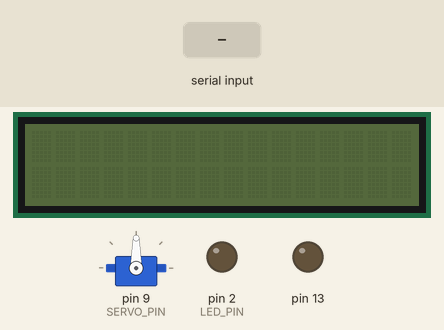
Bench run of a sketch on a simulated Arduino Uno, built with avr-gcc and run on an emulated ATmega328P. On the bench: servo, 16×2 character LCD, output pins drawn as LEDs (lit = HIGH). Dashed ring = blinking. Inputs (shaded band) come from the test bench. What the sketch prints to the serial monitor is not drawn.

Above: at 0.9 s.
1.0 s: "90,45\n" received over Serial
2.5 s: "30,150\n" received over Serial
At 3.8 s:
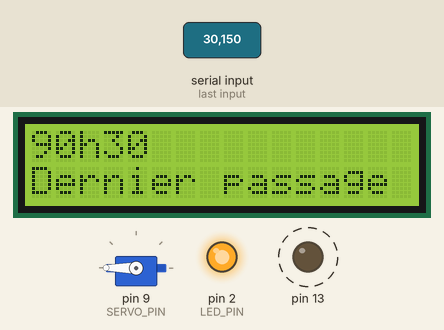
Timing chart, 0 to 11.5 s (numbered marks = the images above; inputs shaded):
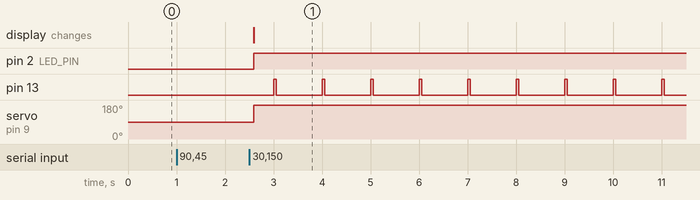

Measured:
- after the input at 1.0 s, every drawn part: stays the same
- after the input at 2.5 s, pin 2 (LED_PIN): LOW → HIGH after 0.09 s; pin 13: alternates HIGH for 0.05 s and LOW for 0.95 s, starting after 0.50 s; servo on pin 9 (SERVO_PIN): 90° → 180° after 0.09 s; the display: changes after 0.09 s (image 1)

The sketch:

projet.ino
```cpp
#include <Arduino.h>
#include <Servo.h>
#include <LiquidCrystal.h>


// declaration des pins des entrées/sorties
const int LED_PIN = 2;
const int SERVO_PIN = 9;
const int PHOTOCELL_PIN = A0;
const int BOUTON_PIN = 3;
LiquidCrystal lcd(12, 11, 7, 6, 5, 4);
Servo servoMoteur;

unsigned int tempsOn = 50;
unsigned int tempsOff = 950;
unsigned long tempsMemo = 0;
boolean commut = true;
boolean courrier = false; // indique la présence de courrier (true si présent, false sinon)
unsigned long tempsMs1;
unsigned long tempsMs2 = 0;
int heures;
int minutes;
int heuresPassage;
int minutesPassage;

/*
	fonction : initHorloge
	description : permet d'initialiser l'heure affiché sur l'écran à partir de la saisie sur la console
*/
void initHorloge(){
	Serial.println("Saisir heures (hh) : ");
    heures = saisieNombre();
    Serial.println("Entrer minutes (mm) : ");
    minutes = saisieNombre();
    Serial.println(String(heures) + ":" + String(minutes));
}


void initLCD() {
	lcd.clear();
	lcd.begin(16,2);
}


/*
	fonction : saisieNombre
	description : lit une valeur saisie dans la console et la retourne en tant qu'entier
*/
int saisieNombre() {
    String chaine = "";
    while(true) {
       while (Serial.available()) {
            delay(3);
            if (Serial.available() >0) {
              char c = Serial.read();
              chaine += c;
            }
       }

       if(chaine != "") {
            return chaine.toInt();
       }
    }
}


/*
	fonction : calculHeure
	description : calcul l'heure en utilisant la fonction millis et actualise l'affichage chaque minute
*/
void calculHeure(){
	tempsMs1 = millis();
	if((tempsMs1 - tempsMs2) >= 60000){
		tempsMs2 = tempsMs1;
		minutes ++;
	}
	if(minutes >= 60){
		heures ++;
		minutes -= 60;
		afficherHeureCourante(); //actualise l'affichage de l'heure sur l'écran lcd chaque minute
	}
	if(heures >= 24)
		heures -= 24;
}

/*
	fonction : clignoterLed
	description : fait clignoter la led de la carte toutes les secondes pendant 50ms en utilisant la fonction millis();
*/
void clignoterLed(){
	unsigned long temps = millis();
	if(temps >= tempsMemo){
		digitalWrite(13, commut); //inverse l'etat de la led
		if(commut)
			tempsMemo += tempsOn;
		else
			tempsMemo += tempsOff;
		commut = !commut;
	}
}

void leverFanion(){
	servoMoteur.write(180); //baisse le fanion (servomoteur à 180°)
}

void baisserFanion(){
	servoMoteur.write(0); //baisse le fanion (servomoteur à 0°)
}

void allumerLed(){
	digitalWrite(LED_PIN, HIGH); //allume la led
}

void eteindreLed(){
	digitalWrite(LED_PIN, LOW); //éteint la led
}


/*
	fonction : afficherHeureCourante
	description : affiche sur l'écran lcd l'heure actuelle
*/
void afficherHeureCourante(){
	lcd.setCursor(0,0);
	if(heures < 10)
		lcd.print("0");
	lcd.print(heures);
	lcd.print("h");
	if(minutes < 10)
		lcd.print("0");
	lcd.print(minutes);
}


/*
	fonction : afficherHeurePassage
	description : affiche sur l'écran lcd ainsi que le moniteur la dernière heure de passage
*/
void afficherHeurePassage(){
	lcd.setCursor(0,1);
	lcd.print("Dernier passage : ");
	Serial.print("Passage : ");
	if(heures < 10){
		lcd.print("0");
		Serial.print("0");
	}
	lcd.print(heuresPassage);
	Serial.print(heuresPassage);
	lcd.print("h");
	Serial.print("h");
	if(minutes < 10){
		lcd.print("0");
		Serial.print("0");
	}
	lcd.print(minutesPassage);
	Serial.println(minutesPassage);
}

/*
	fonction : verifierCourrier
	description : vérifie la présence de courrier grâce au capteur de lumière, retourne true s'il y a du courrier, false sinon
*/
boolean verifierCourrier(){
	int valeurPhotocell = analogRead(PHOTOCELL_PIN);
	if(valeurPhotocell < 800){
		heuresPassage = heures;
		minutesPassage = minutes;
		afficherHeurePassage();
		leverFanion();
		allumerLed();
		return true;
	}
	return false;
}

void reinitialiser(){
	courrier = false;
	baisserFanion();
	eteindreLed();
}

void setup(){
	Serial.begin(9600);

	pinMode(LED_PIN,OUTPUT);
	pinMode(PHOTOCELL_PIN,INPUT);
	pinMode(13, OUTPUT);

	servoMoteur.attach(SERVO_PIN);

	attachInterrupt(BOUTON_PIN, reinitialiser, FALLING);

	initHorloge();
	initLCD();
	afficherHeureCourante();
}

void loop(){
	clignoterLed();
	calculHeure();
	if(!courrier)
		courrier = verifierCourrier();
}
```
